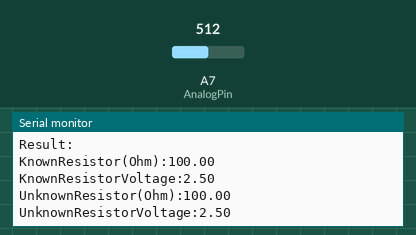
This sketch was run on a simulated Arduino Mega 2560, built with avr-gcc and run on an emulated ATmega2560. Parts: the last lines printed to the serial monitor. Inputs (shaded band) come from the test bench; at power-on: A7 (AnalogPin) = 512.

Above: at 1.2 s.
1.3 s: A7 (AnalogPin) set to 520
At 3.8 s:
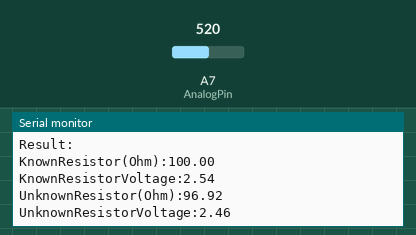
4.3 s: A7 (AnalogPin) set to 1002
At 5.5 s:
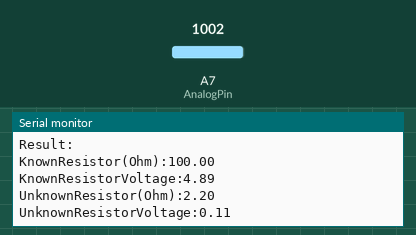
5.8 s: A7 (AnalogPin) set to 1019
At 7.8 s:
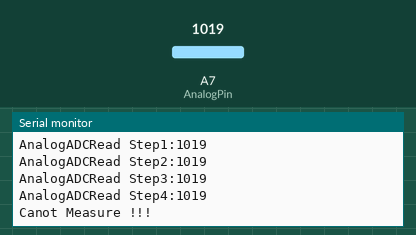
Timing chart, 0 to 9.3 s (numbered marks = the images above; inputs shaded):
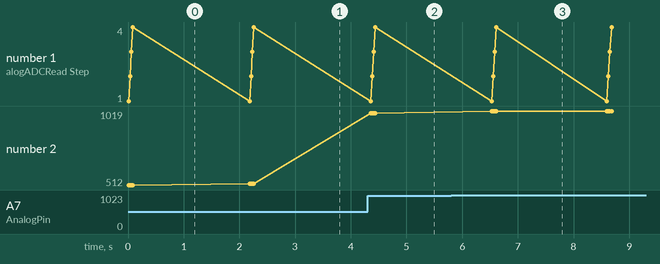

The sketch:

AutoRangeOhmMetter.ino
```cpp
/*
 Name:		AutoRangeOhmMetter.ino
 Created:	2/14/2018 1:11:09 PM
 Author:	a.nourbakhsh
*/
#include <stdio.h>

int AnalogPin = 7;

int DigitalPinStep1 = 22;
float KnownResistorStep1 = 100000; //Ohm

int DigitalPinStep2 = 23;
float KnownResistorStep2 = 10000; //Ohm

int DigitalPinStep3 = 24;
float KnownResistorStep3 = 1000; //Ohm

int DigitalPinStep4 = 25;
float KnownResistorStep4 = 100; //Ohm


int ADCMaxValue = 1024;
int ToleranceValue = 0;
int LastTolerance = ADCMaxValue / 2;

int ADCValue = 0;
int LastADCValue = 0;

float InputVoltage = 5;
float LowSideVoltage = 0;
float HighSideVoltage = 0;
float KnownResistor = 0;
float UnknownResistor = 0;
float CalcBuffer = 0;

void setup ()
{
  Serial.begin (9600);
  Serial.println ();

  pinMode(DigitalPinStep1, OUTPUT);
  digitalWrite(DigitalPinStep1, LOW);

  pinMode(DigitalPinStep2, OUTPUT);
  digitalWrite(DigitalPinStep2, LOW);

  pinMode(DigitalPinStep3, OUTPUT);
  digitalWrite(DigitalPinStep3, LOW);

  pinMode(DigitalPinStep4, OUTPUT);
  digitalWrite(DigitalPinStep4, LOW);
}


int GetTolerance(int ADCValue)
{
  if (ADCValue <= (ADCMaxValue / 2))
    return (ADCMaxValue / 2) - ADC;
  else
    return ADCValue - (ADCMaxValue / 2);
}

void loop ()
{

  //Reset To Default
  LastTolerance = ADCMaxValue / 2;
  digitalWrite(DigitalPinStep1, LOW);
  digitalWrite(DigitalPinStep2, LOW);
  digitalWrite(DigitalPinStep3, LOW);
  digitalWrite(DigitalPinStep4, LOW);

  Serial.println("-----");

  delay(10);

  //Step1
  digitalWrite(DigitalPinStep1, HIGH);
  ADCValue = analogRead(AnalogPin);
  Serial.print("AnalogADCRead Step1:"); Serial.println(ADCValue);
  ToleranceValue = GetTolerance(ADCValue);
  if (ToleranceValue <= LastTolerance)
  {
    LastADCValue = ADCValue;
    LastTolerance = ToleranceValue;
    KnownResistor = KnownResistorStep1;
  }
  digitalWrite(DigitalPinStep1, LOW);
  delay(10);

  //Step2
  digitalWrite(DigitalPinStep2, HIGH);
  ADCValue = analogRead(AnalogPin);
  Serial.print("AnalogADCRead Step2:"); Serial.println(ADCValue);
  ToleranceValue = GetTolerance(ADCValue);
  if (ToleranceValue <= LastTolerance)
  {
    LastADCValue = ADCValue;
    LastTolerance = ToleranceValue;
    KnownResistor = KnownResistorStep2;
  }
  digitalWrite(DigitalPinStep2, LOW);
  delay(00);

  //Step3
  digitalWrite(DigitalPinStep3, HIGH);
  ADCValue = analogRead(AnalogPin);
  Serial.print("AnalogADCRead Step3:"); Serial.println(ADCValue);
  ToleranceValue = GetTolerance(ADCValue);
  if (ToleranceValue <= LastTolerance)
  {
    LastADCValue = ADCValue;
    LastTolerance = ToleranceValue;
    KnownResistor = KnownResistorStep3;
  }
  digitalWrite(DigitalPinStep3, LOW);
  delay(10);


  //Step4
  digitalWrite(DigitalPinStep4, HIGH);
  ADCValue = analogRead(AnalogPin);
  Serial.print("AnalogADCRead Step4:"); Serial.println(ADCValue);
  ToleranceValue = GetTolerance(ADCValue);
  if (ToleranceValue <= LastTolerance)
  {
    LastADCValue = ADCValue;
    LastTolerance = ToleranceValue;
    KnownResistor = KnownResistorStep4;
  }
  digitalWrite(DigitalPinStep4, LOW);
  delay(10);

  if (LastADCValue == ADCMaxValue - 1 || LastTolerance >= (ADCMaxValue/2) - 5)
  {
    Serial.println("Canot Measure !!!");
    goto endloop;
  }

  Serial.println("Result:");
  Serial.print("KnownResistor(Ohm):"); Serial.println(KnownResistor);

  //FixAdc
  //LastADCValue = LastADCValue +((LastADCValue * 0) / 100);

  LowSideVoltage = ((InputVoltage * LastADCValue) / ADCMaxValue);
  Serial.print("KnownResistorVoltage:"); Serial.println(LowSideVoltage);


  CalcBuffer = (InputVoltage / LowSideVoltage) - 1;
  UnknownResistor = (KnownResistor * CalcBuffer) ;
  Serial.print("UnknownResistor(Ohm):"); Serial.println(UnknownResistor);


  HighSideVoltage = (InputVoltage - LowSideVoltage) ;
  Serial.print("UnknownResistorVoltage:"); Serial.println(HighSideVoltage);

  endloop:
  delay (2000);


  }
```

Measured:
- the behaviour switches between 1018 and 1019 on A7 (AnalogPin) (found by bisection; images 2 and 3)
- after the input at 1.3 s, the serial monitor: prints a new line after 0.88 s (image 1)
- after the input at 4.3 s, the serial monitor: prints a new line after 0.05 s (image 2)
- after the input at 5.8 s, the serial monitor: prints a new line after 0.73 s (image 3)
- plotted number 2: 512 → 520 after the input at 1.3 s, 520 → 1002 after the input at 4.3 s, 1002 → 1019 after the input at 5.8 s
